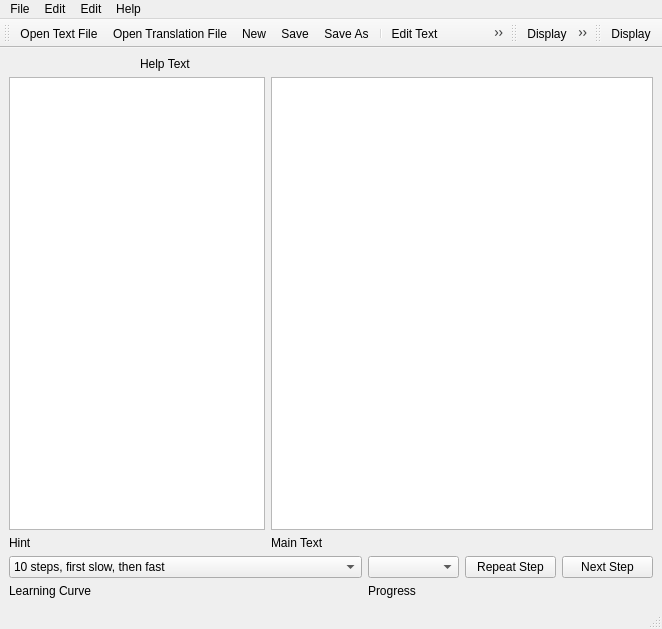
<ui version="4.0" >
 <class>QTextTrainer</class>
 <widget class="QMainWindow" name="QTextTrainer" >
  <property name="geometry" >
   <rect>
    <x>0</x>
    <y>0</y>
    <width>662</width>
    <height>629</height>
   </rect>
  </property>
  <property name="windowTitle" >
   <string>MainWindow</string>
  </property>
  <property name="windowIcon" >
   <iconset>
    <normaloff/>
   </iconset>
  </property>
  <widget class="QWidget" name="centralwidget" >
   <layout class="QGridLayout" name="gridLayout_2" >
    <item row="0" column="0" >
     <widget class="QLabel" name="label_5" >
      <property name="maximumSize" >
       <size>
        <width>126</width>
        <height>16777215</height>
       </size>
      </property>
      <property name="text" >
       <string/>
      </property>
      <property name="pixmap" >
       <pixmap>../../../../usr/share/icons/default.kde/32x32/actions/messagebox_info.png</pixmap>
      </property>
     </widget>
    </item>
    <item row="0" column="1" colspan="5" >
     <widget class="QLabel" name="labelHelp" >
      <property name="frameShape" >
       <enum>QFrame::NoFrame</enum>
      </property>
      <property name="frameShadow" >
       <enum>QFrame::Raised</enum>
      </property>
      <property name="text" >
       <string>Help Text</string>
      </property>
      <property name="wordWrap" >
       <bool>true</bool>
      </property>
     </widget>
    </item>
    <item row="1" column="0" colspan="2" >
     <widget class="QTextEdit" name="textHint" />
    </item>
    <item row="1" column="2" colspan="4" >
     <widget class="QTextEdit" name="textMain" />
    </item>
    <item row="2" column="0" colspan="2" >
     <widget class="QLabel" name="label" >
      <property name="text" >
       <string>Hint</string>
      </property>
     </widget>
    </item>
    <item row="2" column="2" colspan="4" >
     <widget class="QLabel" name="label_2" >
      <property name="text" >
       <string>Main Text</string>
      </property>
     </widget>
    </item>
    <item row="3" column="0" colspan="3" >
     <widget class="QComboBox" name="listLearningCurve" >
      <item>
       <property name="text" >
        <string>10 steps, first slow, then fast</string>
       </property>
      </item>
      <item>
       <property name="text" >
        <string>20 steps, first slow, then fast</string>
       </property>
      </item>
      <item>
       <property name="text" >
        <string>50 steps, first slow, then fast</string>
       </property>
      </item>
      <item>
       <property name="text" >
        <string>10 steps, steady speed</string>
       </property>
      </item>
      <item>
       <property name="text" >
        <string>20 steps, steady speed</string>
       </property>
      </item>
      <item>
       <property name="text" >
        <string>50 steps, steady speed</string>
       </property>
      </item>
      <item>
       <property name="text" >
        <string>10 steps, first fast, then slow</string>
       </property>
      </item>
      <item>
       <property name="text" >
        <string>20 stepc, first fast, then slow</string>
       </property>
      </item>
      <item>
       <property name="text" >
        <string>50 steps, first fast, then slow</string>
       </property>
      </item>
     </widget>
    </item>
    <item row="3" column="3" >
     <widget class="QComboBox" name="listProgress" />
    </item>
    <item row="3" column="4" >
     <widget class="QPushButton" name="pushRepeatStep" >
      <property name="text" >
       <string>Repeat Step</string>
      </property>
     </widget>
    </item>
    <item row="3" column="5" >
     <widget class="QPushButton" name="pushNextStep" >
      <property name="text" >
       <string>Next Step</string>
      </property>
     </widget>
    </item>
    <item row="4" column="0" colspan="3" >
     <widget class="QLabel" name="labelLearningCurve" >
      <property name="text" >
       <string>Learning Curve</string>
      </property>
     </widget>
    </item>
    <item row="4" column="3" >
     <widget class="QLabel" name="labelProgress" >
      <property name="text" >
       <string>Progress</string>
      </property>
     </widget>
    </item>
   </layout>
  </widget>
  <widget class="QMenuBar" name="menubar" >
   <property name="geometry" >
    <rect>
     <x>0</x>
     <y>0</y>
     <width>662</width>
     <height>28</height>
    </rect>
   </property>
   <widget class="QMenu" name="menuFile" >
    <property name="title" >
     <string>File</string>
    </property>
    <addaction name="actionOpenTextFile" />
    <addaction name="actionOpenTranslationFile" />
    <addaction name="actionNew" />
    <addaction name="actionSave" />
    <addaction name="actionSaveAs" />
    <addaction name="separator" />
    <addaction name="actionExit" />
   </widget>
   <widget class="QMenu" name="menuHelp" >
    <property name="title" >
     <string>Help</string>
    </property>
    <addaction name="actionAbout" />
   </widget>
   <widget class="QMenu" name="menuEditText" >
    <property name="title" >
     <string>Edit</string>
    </property>
    <addaction name="actionModeDisplay" />
    <addaction name="actionDeleteTranslation" />
   </widget>
   <widget class="QMenu" name="menuEditTranslations" >
    <property name="title" >
     <string>Edit</string>
    </property>
    <addaction name="actionModeDisplay" />
    <addaction name="actionModeEditTranslations" />
   </widget>
   <addaction name="menuFile" />
   <addaction name="menuEditText" />
   <addaction name="menuEditTranslations" />
   <addaction name="menuHelp" />
  </widget>
  <widget class="QStatusBar" name="statusbar" />
  <widget class="QToolBar" name="toolbarFile" >
   <property name="windowTitle" >
    <string>toolBar</string>
   </property>
   <attribute name="toolBarArea" >
    <enum>TopToolBarArea</enum>
   </attribute>
   <attribute name="toolBarBreak" >
    <bool>false</bool>
   </attribute>
   <addaction name="actionOpenTextFile" />
   <addaction name="actionOpenTranslationFile" />
   <addaction name="actionNew" />
   <addaction name="actionSave" />
   <addaction name="actionSaveAs" />
   <addaction name="separator" />
   <addaction name="actionModeEditText" />
   <addaction name="actionModeEditTranslations" />
   <addaction name="separator" />
   <addaction name="actionAbout" />
   <addaction name="actionExit" />
  </widget>
  <widget class="QToolBar" name="toolbarEditText" >
   <property name="windowTitle" >
    <string>toolBar_2</string>
   </property>
   <attribute name="toolBarArea" >
    <enum>TopToolBarArea</enum>
   </attribute>
   <attribute name="toolBarBreak" >
    <bool>false</bool>
   </attribute>
   <addaction name="actionModeDisplay" />
   <addaction name="actionModeEditTranslations" />
  </widget>
  <widget class="QToolBar" name="toolbarEditTranslations" >
   <property name="windowTitle" >
    <string>toolBar_3</string>
   </property>
   <attribute name="toolBarArea" >
    <enum>TopToolBarArea</enum>
   </attribute>
   <attribute name="toolBarBreak" >
    <bool>false</bool>
   </attribute>
   <addaction name="actionModeDisplay" />
  </widget>
  <action name="actionOpenTextFile" >
   <property name="icon" >
    <iconset resource="resources/texttrainer.qrc" >
     <normaloff>:/new/prefix1/fileopen.png</normaloff>:/new/prefix1/fileopen.png</iconset>
   </property>
   <property name="text" >
    <string>Open Text File</string>
   </property>
  </action>
  <action name="actionOpenTranslationFile" >
   <property name="icon" >
    <iconset resource="resources/texttrainer.qrc" >
     <normaloff>:/new/prefix1/fileimport.png</normaloff>:/new/prefix1/fileimport.png</iconset>
   </property>
   <property name="text" >
    <string>Open Translation File</string>
   </property>
  </action>
  <action name="actionExit" >
   <property name="icon" >
    <iconset resource="resources/texttrainer.qrc" >
     <normaloff>:/new/prefix1/exit.png</normaloff>:/new/prefix1/exit.png</iconset>
   </property>
   <property name="text" >
    <string>Exit</string>
   </property>
  </action>
  <action name="actionAbout" >
   <property name="icon" >
    <iconset resource="resources/texttrainer.qrc" >
     <normaloff>:/new/prefix1/bookmark.png</normaloff>:/new/prefix1/bookmark.png</iconset>
   </property>
   <property name="text" >
    <string>About</string>
   </property>
  </action>
  <action name="actionModeDisplay" >
   <property name="icon" >
    <iconset resource="resources/texttrainer.qrc" >
     <normaloff>:/new/prefix1/text_block.png</normaloff>:/new/prefix1/text_block.png</iconset>
   </property>
   <property name="text" >
    <string>Display</string>
   </property>
  </action>
  <action name="actionModeEditText" >
   <property name="icon" >
    <iconset resource="resources/texttrainer.qrc" >
     <normaloff>:/new/prefix1/edit.png</normaloff>:/new/prefix1/edit.png</iconset>
   </property>
   <property name="text" >
    <string>Edit Text</string>
   </property>
  </action>
  <action name="actionDeleteTranslation" >
   <property name="icon" >
    <iconset resource="resources/texttrainer.qrc" >
     <normaloff>:/new/prefix1/remove.png</normaloff>:/new/prefix1/remove.png</iconset>
   </property>
   <property name="text" >
    <string>Delete Translation</string>
   </property>
  </action>
  <action name="actionModeEditTranslations" >
   <property name="icon" >
    <iconset resource="resources/texttrainer.qrc" >
     <normaloff>:/new/prefix1/run.png</normaloff>:/new/prefix1/run.png</iconset>
   </property>
   <property name="text" >
    <string>Edit Translations</string>
   </property>
  </action>
  <action name="actionSave" >
   <property name="icon" >
    <iconset resource="resources/texttrainer.qrc" >
     <normaloff>:/new/prefix1/filesave.png</normaloff>:/new/prefix1/filesave.png</iconset>
   </property>
   <property name="text" >
    <string>Save</string>
   </property>
  </action>
  <action name="actionSaveAs" >
   <property name="icon" >
    <iconset resource="resources/texttrainer.qrc" >
     <normaloff>:/new/prefix1/filesaveas.png</normaloff>:/new/prefix1/filesaveas.png</iconset>
   </property>
   <property name="text" >
    <string>Save As</string>
   </property>
  </action>
  <action name="actionNew" >
   <property name="icon" >
    <iconset resource="resources/texttrainer.qrc" >
     <normaloff>:/new/prefix1/filenew.png</normaloff>:/new/prefix1/filenew.png</iconset>
   </property>
   <property name="text" >
    <string>New</string>
   </property>
  </action>
  <action name="actionNewTranslation" >
   <property name="icon" >
    <iconset resource="resources/texttrainer.qrc" >
     <normaloff>:/new/prefix1/add.png</normaloff>:/new/prefix1/add.png</iconset>
   </property>
   <property name="text" >
    <string>New Translation</string>
   </property>
  </action>
 </widget>
 <layoutdefault spacing="6" margin="9" />
 <includes/>
 <resources>
  <include location="resources/texttrainer.qrc" />
 </resources>
 <connections>
  <connection>
   <sender>actionExit</sender>
   <signal>activated()</signal>
   <receiver>QTextTrainer</receiver>
   <slot>close()</slot>
   <hints>
    <hint type="sourcelabel" >
     <x>-1</x>
     <y>-1</y>
    </hint>
    <hint type="destinationlabel" >
     <x>330</x>
     <y>314</y>
    </hint>
   </hints>
  </connection>
 </connections>
 <designerdata>
  <property name="gridDeltaX" >
   <number>10</number>
  </property>
  <property name="gridDeltaY" >
   <number>10</number>
  </property>
  <property name="gridSnapX" >
   <bool>true</bool>
  </property>
  <property name="gridSnapY" >
   <bool>true</bool>
  </property>
  <property name="gridVisible" >
   <bool>true</bool>
  </property>
 </designerdata>
</ui>
